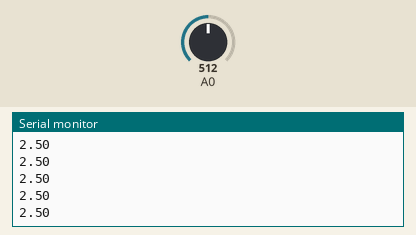
Bench run of a sketch on a simulated Arduino Uno, built with avr-gcc and run on an emulated ATmega328P. Shown: the last lines printed to the serial monitor. Inputs (shaded band) come from the test bench; at power-on: A0 = 512.

Above: at 1.2 s.
1.3 s: A0 set to 716
At 2.4 s:
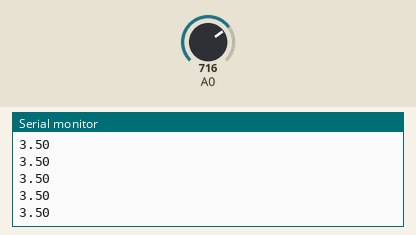
2.8 s: A0 set to 900
At 3.9 s:
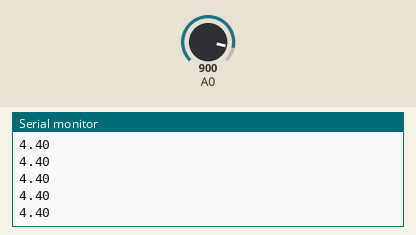
Timing chart, 0 to 5.8 s (numbered marks = the images above; inputs shaded):
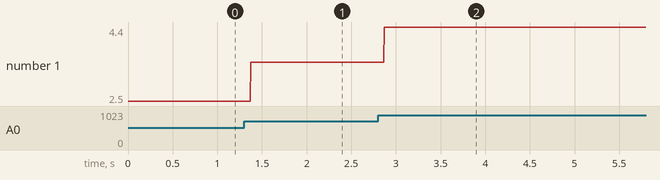

The sketch:

_31__.ino
```cpp
float V=0;
float sensorValue=0;
void setup() {
  // put your setup code here, to run once:
  pinMode(A0,INPUT);
  Serial.begin(9600);
}

void loop() {
  // put your main code here, to run repeatedly:
  sensorValue=analogRead(A0);
//  Serial.println(sensorValue);
  V=5*sensorValue/1023;
  Serial.println(V);
}
```

Measured:
- after the input at 1.3 s, the serial monitor: prints a new line after 0.07 s (image 1)
- after the input at 2.8 s, the serial monitor: prints a new line after 0.07 s (image 2)
- plotted number 1: 2.5 → 3.5 after the input at 1.3 s, 3.5 → 4.4 after the input at 2.8 s
